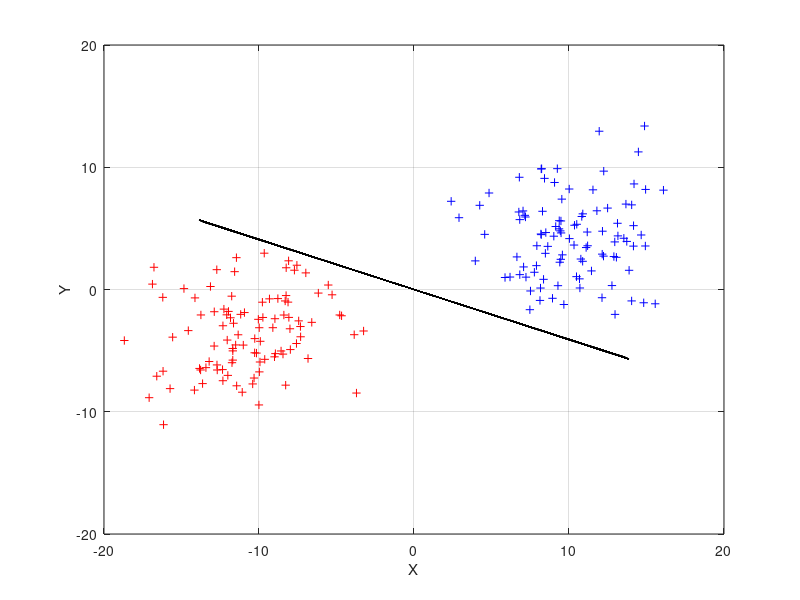

Write MATLAB code to recreate this figure.
clear all
close all
clc

% ANN Project 1
% Create data which is then used for binary classification

%%          3.1.1 Datasets
% Create 2 datasets of multivariant distribution(with mu and sigma)
% with linearly seperable data (100 points per class)

%rng default;
% first group od data
mu1 = [10,4];
sigma1 = [10,1;1,10];
data1 = mvnrnd(mu1,sigma1,100);

%second group of data
mu2 = [-10,-4];
sigma2 = [10,1;1,10];
data2 = mvnrnd(mu2,sigma2,100);

% combine data into one matrix
all_data = [data1; data2];
all_data = all_data';
bias = ones(1,200);
all_data = [all_data; bias];

% Create an output matrix
target1 = ones(1,100);
target2 = -1.*ones(1,100);
target = [target1, target2];

%%          Plotting

figure(1)
plot(all_data(1,1:100),all_data(2,1:100),'b+')
grid on
xlabel('X')
ylabel('Y')

hold on
plot(all_data(1,101:200),all_data(2,101:200),'r+')

%%          3.1.2 Single-layer perceptron

% perceptron learning
% using a batch learning algorithm
% Learning parameters with rate and maximum number of iterations
alpha = 0.7;
eta = 0.001;
max_iter = 100;
min_error = 0;

% create a weight matrix
[numDims, numInst] = size(all_data);
numClasses = size(target,1);
weights = rand(numClasses, numDims);
delta_weight = zeros(numClasses, numDims);

% actual output of each epoch
out = zeros(1,200);
iter = 0;

while iter <= max_iter
    iter = iter + 1;
    
    %for i = 1:length(all_data)
        
        % forward pass
        y = all_data(1,:) * weights(1,1)...
            + all_data(2,:) * weights(1,2)...
            + all_data(3,:) * weights(1,3);                                 %bias part
        out = 2./(1 + exp(-y)) - 1;
        
        %backward pass
        delta_out = (out - target).*(1 + out).*(1 - out).*0.5;
        
        %weight update
        delta_weight(1,1) = (delta_weight(1,1) .* alpha) - (delta_out * all_data(1,:)') .* (1-alpha);
        weights(1,1) = weights(1,1) + delta_weight(1,1) .* eta;
        delta_weight(1,2) = (delta_weight(1,2) .* alpha) - (delta_out * all_data(2,:)') .* (1-alpha);
        weights(1,2) = weights(1,2) + delta_weight(1,2) .* eta;
        delta_weight(1,3) = (delta_weight(1,3) .* alpha) - (delta_out * all_data(3,:)') .* (1-alpha); %bias weight update
        weights(1,3) = weights(1,3) + delta_weight(1,3) .* eta;
    %end

%Plotting of weights
hold on
axis([-20 20 -20 20])
pointx = [-20*weights(1,1),20*weights(1,1)];
pointy = [20*weights(1,2),-20*weights(1,2)];
line(pointx,pointy,'Color','black','LineStyle','-')

weights

pause(0.1)
end
hold off

%% delta learning
